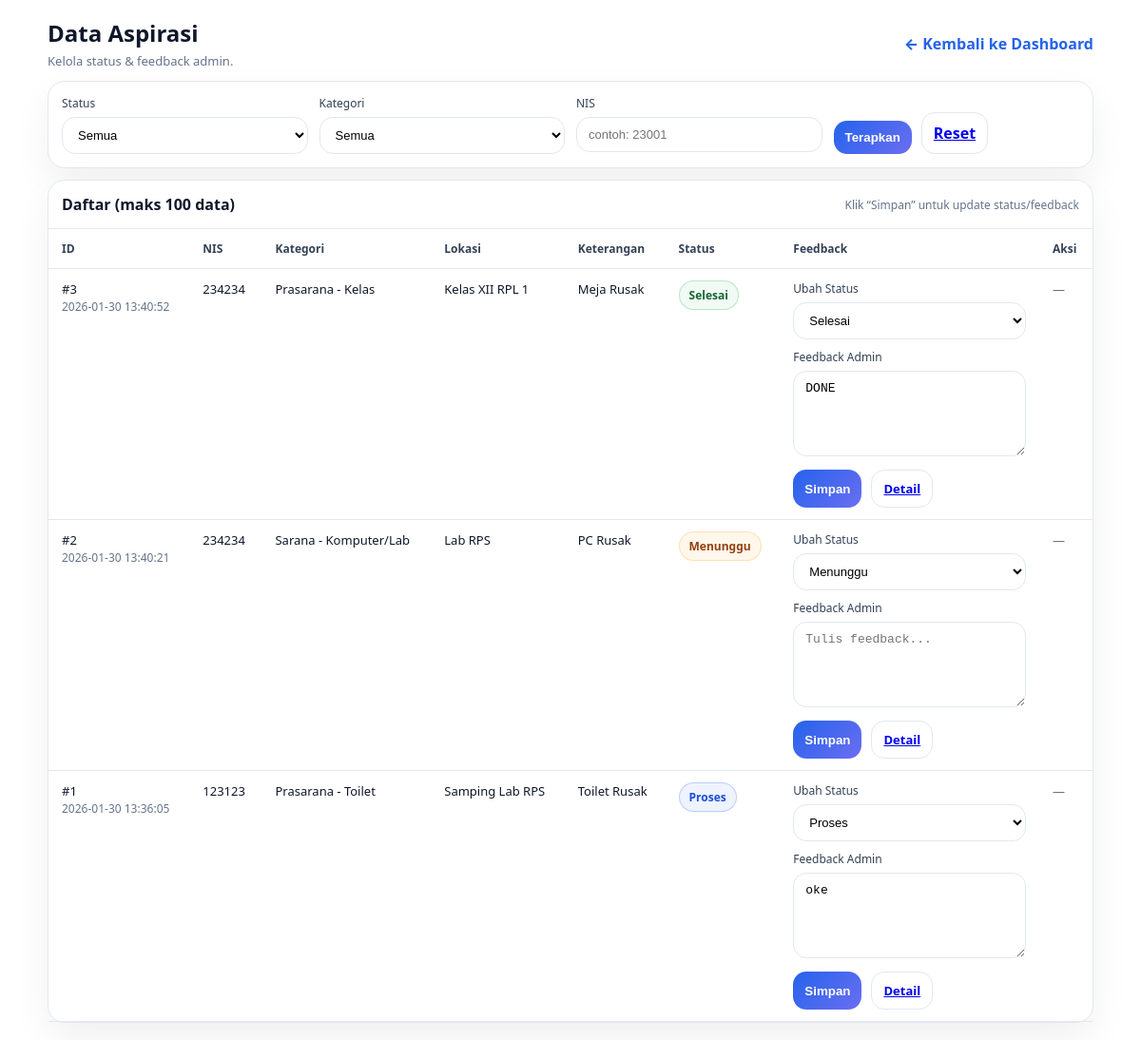
Page /pengaduan_sekolah/data_aspirasi.php (signed in) on the committed database.
### tables this page shows
CREATE TABLE `input_aspirasi` (
  `id_pelaporan` int(10) UNSIGNED NOT NULL,
  `nis` int(10) UNSIGNED NOT NULL,
  `id_kategori` int(10) UNSIGNED NOT NULL,
  `lokasi` varchar(80) NOT NULL,
  `ket` varchar(255) NOT NULL,
  `created_at` datetime NOT NULL DEFAULT current_timestamp()
);

CREATE TABLE `kategori` (
  `id_kategori` int(10) UNSIGNED NOT NULL,
  `ket_kategori` varchar(50) NOT NULL
);

### pengaduan_sekolah/data_aspirasi.php (the view, shortened to what this page needs)
<?php
require_once __DIR__ . "/koneksi.php";
$nis    = trim($_GET['nis'] ?? '');
$sql = "
  SELECT
    ia.id_pelaporan,
    ia.nis,
    ia.lokasi,
    ia.ket,
    ia.created_at,
    k.id_kategori,
    k.ket_kategori,
    COALESCE(a.status,'Menunggu') AS status,
    COALESCE(a.feedback_text,'') AS feedback_text
  FROM input_aspirasi ia
  JOIN kategori k ON k.id_kategori = ia.id_kategori
  LEFT JOIN aspirasi a ON a.id_pelaporan = ia.id_pelaporan
  WHERE 1=1
";
$sql .= " ORDER BY ia.created_at DESC, ia.id_pelaporan DESC LIMIT 100";
$stmt = mysqli_prepare($conn, $sql);
mysqli_stmt_execute($stmt);
$res = mysqli_stmt_get_result($stmt);
$data = [];
while ($r = mysqli_fetch_assoc($res)) $data[] = $r;
function badgeClass($s){
  return match($s){
    "Menunggu" => "wait",
    "Proses" => "proc",
    "Selesai" => "done",
    default => "wait"
  };
}
?>
<!doctype html>
<html lang="id">
<head>
</head>
<body>
<div class="wrap">
  <div class="top">
    <div>
      <h2 style="margin:0">Data Aspirasi</h2>
      <div class="muted" style="font-size:13px;margin-top:4px">Kelola status & feedback admin.</div>
    </div>
    <a href="dashboard.php">← Kembali ke Dashboard</a>
  </div>
  <div class="card pad" style="margin-bottom:12px">
    <form method="get">
      <div class="grid">
        <div class="col3">
          <label>Status</label>
          <select name="status">
            <option value="">Semua</option>
          </select>
        </div>
        <div class="col3">
          <label>Kategori</label>
          <select name="kat">
            <option value="">Semua</option>
          </select>
        </div>
        <div class="col3">
          <label>NIS</label>
          <input class="input" name="nis" value="<?= htmlspecialchars($nis) ?>" placeholder="contoh: 23001">
        </div>
        <div class="col3" style="display:flex;gap:10px;align-items:end">
          <button class="btn primary" type="submit">Terapkan</button>
          <a class="btn" href="data_aspirasi.php" style="text-align:center;display:inline-block">Reset</a>
        </div>
      </div>
    </form>
  </div>
  <div class="card">
    <div style="padding:14px;border-bottom:1px solid var(--border);display:flex;justify-content:space-between;gap:10px;align-items:center">
      <b>Daftar (maks 100 data)</b>
      <span class="muted" style="font-size:12px">Klik “Simpan” untuk update status/feedback</span>
    </div>
    <div style="overflow:auto">
      <table>
        <thead>
          <tr>
            <th>ID</th>
            <th>NIS</th>
            <th>Kategori</th>
            <th>Lokasi</th>
            <th>Keterangan</th>
            <th>Status</th>
            <th>Feedback</th>
            <th>Aksi</th>
          </tr>
        </thead>
        <tbody>
        <?php if (count($data) === 0): ?>
          <tr><td colspan="8" class="muted">Tidak ada data.</td></tr>
        <?php else: ?>
          <?php foreach ($data as $r): ?>
            <tr>
              <td>#<?= (int)$r["id_pelaporan"] ?><br><span class="muted" style="font-size:12px"><?= htmlspecialchars($r["created_at"]) ?></span></td>
              <td><?= htmlspecialchars($r["nis"]) ?></td>
              <td><?= htmlspecialchars($r["ket_kategori"]) ?></td>
              <td><?= htmlspecialchars($r["lokasi"]) ?></td>
              <td><?= htmlspecialchars($r["ket"]) ?></td>
              <td><span class="badge <?= badgeClass($r["status"]) ?>"><?= htmlspecialchars($r["status"]) ?></span></td>
              <td style="min-width:260px">
                <form method="post" action="proses_update_aspirasi.php">
                  <label style="margin-top:0">Ubah Status</label>
                  <select name="status">
                    <option value="Menunggu" <?= $r["status"]==='Menunggu'?'selected':'' ?>>Menunggu</option>
                    <option value="Proses"   <?= $r["status"]==='Proses'?'selected':'' ?>>Proses</option>
                    <option value="Selesai"  <?= $r["status"]==='Selesai'?'selected':'' ?>>Selesai</option>
                  </select>
                  <label style="margin-top:10px">Feedback Admin</label>
                  <textarea name="feedback_text" placeholder="Tulis feedback..."><?= htmlspecialchars($r["feedback_text"]) ?></textarea>
                  <div style="margin-top:10px;display:flex;gap:10px">
                    <button class="btn primary" type="submit">Simpan</button>
                    <a class="btn" href="data_aspirasi.php?id=<?= (int)$r["id_pelaporan"] ?>" onclick="return false;">Detail</a>
                  </div>
                </form>
              </td>
              <td class="muted">—</td>
            </tr>
          <?php endforeach; ?>
        <?php endif; ?>
        </tbody>
      </table>
    </div>
  </div>
</div>
</body>
</html>

### pengaduan_sekolah/data_aspirasi.php (style rules this page uses)
:root { --bg:#fff;--text:#0f172a;--muted:#64748b;--border:#e2e8f0;--shadow:0 18px 40px rgba(15,23,42,.06);--primary:#2563eb;--ring:rgba(37,99,235,.16);--radius:18px; }
* { box-sizing:border-box }
body { margin:0;font-family:system-ui,-apple-system,Segoe UI,Roboto,Arial;background:var(--bg);color:var(--text);padding:18px }
.wrap { max-width:1100px;margin:0 auto }
.top { display:flex;align-items:center;justify-content:space-between;gap:12px;margin-bottom:12px }
.top a { color:var(--primary);font-weight:800;text-decoration:none }
.card { border:1px solid var(--border);border-radius:var(--radius);box-shadow:var(--shadow);background:#fff }
.card.pad { padding:14px }
.grid { display:grid;grid-template-columns:repeat(12,1fr);gap:12px }
.col3 { grid-column:span 3 }
label { display:block;font-size:12px;color:#334155;margin:0 0 6px }
.input, select, textarea { width:100%;border:1px solid var(--border);border-radius:14px;padding:10px 12px; outline:0;font-size:13px;background:#fff; }
.btn { border:1px solid var(--border);background:#fff;padding:10px 12px;border-radius:14px;font-weight:800;cursor:pointer }
.btn.primary { border:0;background:linear-gradient(135deg,var(--primary),rgba(99,102,241,.95));color:#fff }
table { width:100%;border-collapse:collapse;font-size:13px }
th,td { padding:12px 14px;border-bottom:1px solid var(--border);text-align:left;vertical-align:top }
th { font-size:12px;color:#334155 }
.badge { font-size:12px;font-weight:900;padding:6px 10px;border-radius:999px;border:1px solid var(--border);display:inline-block;background:#fff }
.badge.wait { border-color:rgba(245,158,11,.25);background:rgba(245,158,11,.08);color:#92400e }
.badge.proc { border-color:rgba(37,99,235,.25);background:rgba(37,99,235,.08);color:#1d4ed8 }
.badge.done { border-color:rgba(22,163,74,.25);background:rgba(22,163,74,.06);color:#166534 }
.muted { color:var(--muted) }
textarea { min-height:90px;resize:vertical }

### rows in the picture
input_aspirasi: id_pelaporan "3", created_at "2026-01-30 13:40:52", nis "234234", id_kategori.ket_kategori "Prasarana - Kelas", lokasi "Kelas XII RPL 1", ket "Meja Rusak", status "Selesai", feedback_text "DONE"
input_aspirasi: id_pelaporan "2", created_at "2026-01-30 13:40:21", nis "234234", id_kategori.ket_kategori "Sarana - Komputer/Lab", lokasi "Lab RPS", ket "PC Rusak", status "Menunggu"
input_aspirasi: id_pelaporan "1", created_at "2026-01-30 13:36:05", nis "123123", id_kategori.ket_kategori "Prasarana - Toilet", lokasi "Samping Lab RPS", ket "Toilet Rusak", status "Proses", feedback_text "oke"
